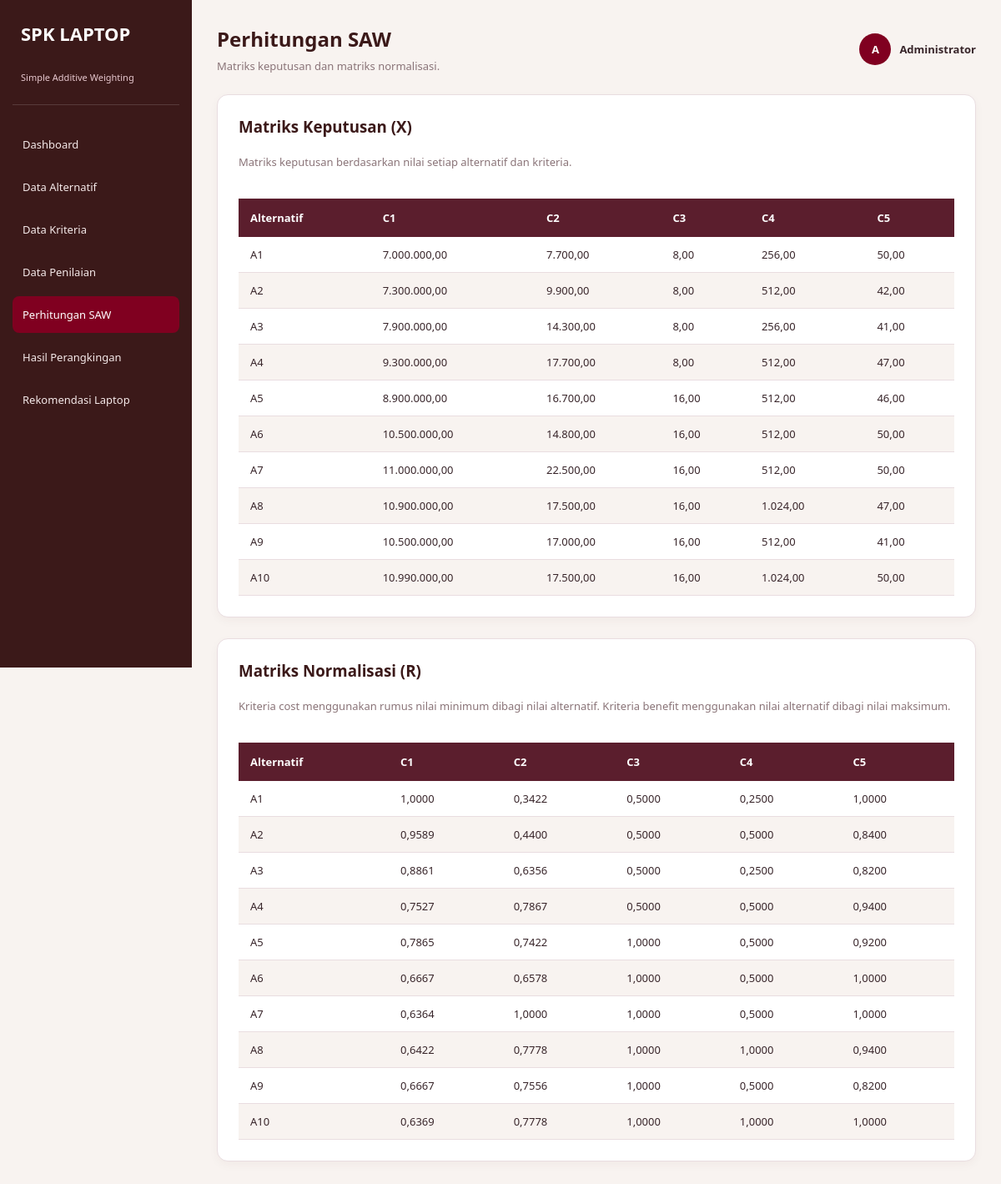
Page /perhitungan.php on the committed database.
### tables this page shows
CREATE TABLE `kriteria` (
  `id` int(11) NOT NULL,
  `kode` varchar(10) NOT NULL,
  `nama` varchar(100) NOT NULL,
  `bobot` decimal(5,2) NOT NULL,
  `jenis` enum('cost','benefit') NOT NULL
);

CREATE TABLE `alternatif` (
  `id` int(11) NOT NULL,
  `kode` varchar(10) NOT NULL,
  `merek` varchar(50) NOT NULL,
  `model` varchar(150) NOT NULL,
  `prosesor` varchar(100) NOT NULL,
  `kapasitas_ram` int(11) NOT NULL,
  `kapasitas_ssd` int(11) NOT NULL,
  `harga` bigint(20) NOT NULL,
  `kapasitas_baterai` decimal(6,2) DEFAULT NULL,
  `skor_prosesor` int(11) NOT NULL,
  `dibuat_pada` timestamp NULL DEFAULT current_timestamp()
);

### perhitungan.php (the view, shortened to what this page needs)
<?php
require_once 'koneksi.php';
$stmt = $koneksi->query("SELECT * FROM kriteria ORDER BY id ASC");
$kriteria = $stmt->fetchAll(PDO::FETCH_ASSOC);
$stmt = $koneksi->query("SELECT * FROM alternatif ORDER BY id ASC");
$alternatif = $stmt->fetchAll(PDO::FETCH_ASSOC);
$stmt = $koneksi->query("SELECT * FROM penilaian");
$penilaian = $stmt->fetchAll(PDO::FETCH_ASSOC);
$matriks = [];
foreach ($penilaian as $p) {
    $matriks[$p['id_alternatif']][$p['id_kriteria']] = (float)$p['nilai'];
}
$nilaiMaksimum = [];
$nilaiMinimum = [];
foreach ($kriteria as $k) {
    $idKriteria = $k['id'];
    $semuaNilai = [];
    foreach ($alternatif as $a) {
        $semuaNilai[] = $matriks[$a['id']][$idKriteria] ?? 0;
    }
    $nilaiMaksimum[$idKriteria] = max($semuaNilai);
    $nilaiMinimum[$idKriteria] = min($semuaNilai);
}
$normalisasi = [];
foreach ($alternatif as $a) {
    foreach ($kriteria as $k) {
        $idAlternatif = $a['id'];
        $idKriteria = $k['id'];
        $nilai = $matriks[$idAlternatif][$idKriteria] ?? 0;
        if ($k['jenis'] == 'cost') {
            $hasil = $nilai > 0
                ? $nilaiMinimum[$idKriteria] / $nilai
                : 0;
        } else {
            $hasil = $nilaiMaksimum[$idKriteria] > 0
                ? $nilai / $nilaiMaksimum[$idKriteria]
                : 0;
        }
        $normalisasi[$idAlternatif][$idKriteria] = $hasil;
    }
}
?>
<!DOCTYPE html>
<html lang="id">
<head>
    <link rel="stylesheet" href="style.css">
</head>
<body>
<div class="sidebar">
    <div class="logo">
        <h2>SPK LAPTOP</h2>
        <p>Simple Additive Weighting</p>
    </div>
    <div class="menu">
        <a href="index.php">Dashboard</a>
        <a href="alternatif.php">Data Alternatif</a>
        <a href="kriteria.php">Data Kriteria</a>
        <a href="penilaian.php">Data Penilaian</a>
        <a href="perhitungan.php" class="active">Perhitungan SAW</a>
        <a href="hasil.php">Hasil Perangkingan</a>
        <a href="rekomendasi.php">Rekomendasi Laptop</a>
    </div>
</div>
<div class="main">
    <div class="topbar">
        <div>
            <h2>Perhitungan SAW</h2>
            <p>Matriks keputusan dan matriks normalisasi.</p>
        </div>
        <div class="admin">
            <div class="admin-icon">A</div>
            <span>Administrator</span>
        </div>
    </div>
    <div class="content-box">
        <h3>Matriks Keputusan (X)</h3>
        <p>Matriks keputusan berdasarkan nilai setiap alternatif dan kriteria.</p>
        <div style="overflow-x:auto;">
            <table>
                <thead>
                    <tr>
                        <th>Alternatif</th>
                        <?php foreach ($kriteria as $k): ?>
                            <th><?= htmlspecialchars($k['kode']) ?></th>
                        <?php endforeach; ?>
                    </tr>
                </thead>
                <tbody>
                    <?php foreach ($alternatif as $a): ?>
                    <tr>
                        <td><?= htmlspecialchars($a['kode']) ?></td>
                        <?php foreach ($kriteria as $k): ?>
                            <td>
                                <?= number_format(
                                    $matriks[$a['id']][$k['id']] ?? 0,
                                    2, ',', '.'
                                ) ?>
                            </td>
                        <?php endforeach; ?>
                    </tr>
                    <?php endforeach; ?>
                </tbody>
            </table>
        </div>
    </div>
    <div class="content-box">
        <h3>Matriks Normalisasi (R)</h3>
        <p>
            Kriteria cost menggunakan rumus nilai minimum dibagi nilai alternatif.
            Kriteria benefit menggunakan nilai alternatif dibagi nilai maksimum.
        </p>
        <div style="overflow-x:auto;">
            <table>
                <thead>
                    <tr>
                        <th>Alternatif</th>
                        <?php foreach ($kriteria as $k): ?>
                            <th><?= htmlspecialchars($k['kode']) ?></th>
                        <?php endforeach; ?>
                    </tr>
                </thead>
                <tbody>
                    <?php foreach ($alternatif as $a): ?>
                    <tr>
                        <td><?= htmlspecialchars($a['kode']) ?></td>
                        <?php foreach ($kriteria as $k): ?>
                            <td>
                                <?= number_format(
                                    $normalisasi[$a['id']][$k['id']] ?? 0,
                                    4, ',', '.'
                                ) ?>
                            </td>
                        <?php endforeach; ?>
                    </tr>
                    <?php endforeach; ?>
                </tbody>
            </table>
        </div>
    </div>
</div>
</body>
</html>

### style.css (style rules this page uses)
:root { --burgundy: #800020; --maroon: #5B1E2D; --mahogany: #3B1919; --ivory: #F8F3F0; --white: #FFFFFF; --text: #38252A; --muted: #8A7478; --border: #E9DDE0; }
* { box-sizing: border-box; }
body { margin: 0; font-family: 'Segoe UI', Arial, sans-serif; background: var(--ivory); color: var(--text); }
.sidebar { position: fixed; top: 0; left: 0; width: 230px; height: 100vh; background: var(--mahogany); padding: 25px 15px; color: var(--white); }
.logo { padding: 0 10px 25px; border-bottom: 1px solid rgba(255,255,255,0.15); }
.logo h2 { margin: 0 0 7px; color: var(--white); font-size: 22px; }
.logo p { margin: 0; font-size: 11px; color: #E8C9D0; }
.menu { margin-top: 25px; }
.menu a { display: block; padding: 13px 12px; margin-bottom: 7px; border-radius: 8px; color: #F5E9E9; text-decoration: none; font-size: 13px; transition: 0.3s; }
.menu a:hover, .menu a.active { background: var(--burgundy); color: var(--white); }
.main { margin-left: 230px; padding: 30px; min-height: 100vh; }
.topbar { display: flex; justify-content: space-between; align-items: center; margin-bottom: 25px; }
.topbar h2 { margin: 0; font-size: 24px; color: var(--mahogany); }
.topbar p { margin: 7px 0 0; color: var(--muted); font-size: 13px; }
.admin { display: flex; align-items: center; gap: 10px; font-size: 13px; font-weight: 600; }
.admin-icon { width: 38px; height: 38px; border-radius: 50%; display: flex; align-items: center; justify-content: center; background: var(--burgundy); color: white; font-weight: bold; }
.content-box { margin-top: 25px; padding: 25px; background: var(--white); border: 1px solid var(--border); border-radius: 13px; box-shadow: 0 4px 12px rgba(74, 31, 31, 0.04); }
.content-box h3 { margin-top: 0; color: var(--mahogany); }
.content-box p { color: var(--muted); font-size: 13px; line-height: 1.7; }
.sidebar h2 { color: var(--white); margin-bottom: 30px; }
.content-box table { width: 100%; border-collapse: collapse; margin-top: 20px; background: var(--white); }
.content-box table th { background: var(--maroon); color: var(--white); padding: 14px; text-align: left; font-size: 13px; }
.content-box table td { padding: 12px 14px; border-bottom: 1px solid var(--border); font-size: 13px; }
.content-box table tbody tr:nth-child(even) { background: var(--ivory); }

### rows in the picture
kriteria: kode "C1"
kriteria: kode "C2"
kriteria: kode "C3"
kriteria: kode "C4"
kriteria: kode "C5"
alternatif: kode "A1", id+harga "7.000.000,00", id+skor_prosesor "7.700,00", id+kapasitas_ram "8,00", id+kapasitas_ssd "256,00", id "50,00", id "1,0000", id "0,3422", id "0,5000", id "0,2500"
alternatif: kode "A2", id+harga "7.300.000,00", id+skor_prosesor "9.900,00", id+kapasitas_ram "8,00", id+kapasitas_ssd "512,00", id "42,00", id "0,9589", id "0,4400", id "0,5000", id "0,8400"
alternatif: kode "A3", id+harga "7.900.000,00", id+skor_prosesor "14.300,00", id+kapasitas_ram "8,00", id+kapasitas_ssd "256,00", id "41,00", id "0,8861", id "0,6356", id "0,5000", id "0,2500", id "0,8200"
alternatif: kode "A4", id+harga "9.300.000,00", id+skor_prosesor "17.700,00", id+kapasitas_ram "8,00", id+kapasitas_ssd "512,00", id "47,00", id "0,7527", id "0,7867", id "0,5000", id "0,9400"
alternatif: kode "A5", id+harga "8.900.000,00", id+skor_prosesor "16.700,00", id+kapasitas_ram "16,00", id+kapasitas_ssd "512,00", id "46,00", id "0,7865", id "0,7422", id "1,0000", id "0,5000", id "0,9200"
alternatif: kode "A6", id+harga "10.500.000,00", id+skor_prosesor "14.800,00", id+kapasitas_ram "16,00", id+kapasitas_ssd "512,00", id "50,00", id "0,6667", id "0,6578", id "1,0000", id "0,5000"
alternatif: kode "A7", id+harga "11.000.000,00", id+skor_prosesor "22.500,00", id+kapasitas_ram "16,00", id+kapasitas_ssd "512,00", id "50,00", id "0,6364", id "1,0000", id "0,5000"
alternatif: kode "A8", id+harga "10.900.000,00", id+skor_prosesor "17.500,00", id+kapasitas_ram "16,00", id+kapasitas_ssd "1.024,00", id "47,00", id "0,6422", id "0,7778", id "1,0000", id "0,9400"
alternatif: kode "A9", id+harga "10.500.000,00", id+skor_prosesor "17.000,00", id+kapasitas_ram "16,00", id+kapasitas_ssd "512,00", id "41,00", id "0,6667", id "0,7556", id "1,0000", id "0,5000", id "0,8200"
alternatif: kode "A10", id+harga "10.990.000,00", id+skor_prosesor "17.500,00", id+kapasitas_ram "16,00", id+kapasitas_ssd "1.024,00", id "50,00", id "0,6369", id "0,7778", id "1,0000"
